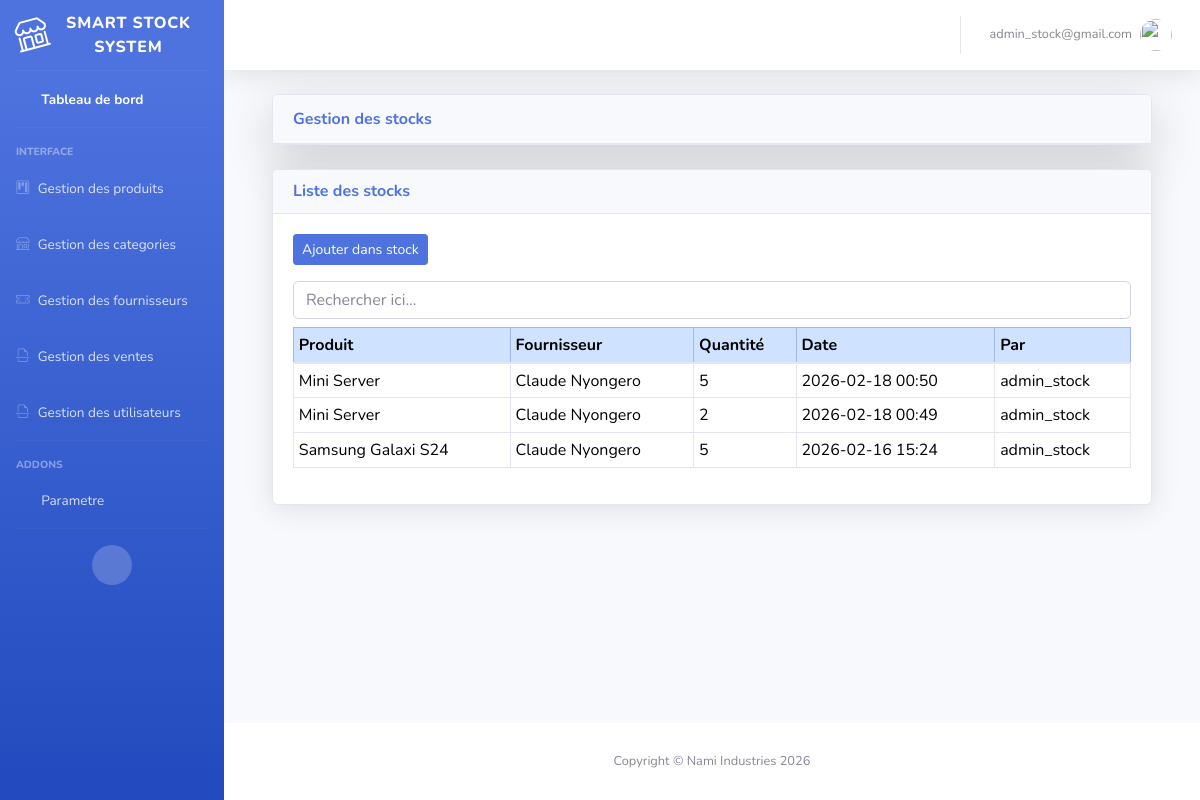
Page /smartstock-admin/stock-liste/ (signed in) on the committed database.
### stock/models.py (models this page shows, shortened)
class StockEntry(models.Model):
    product = models.ForeignKey(Product, on_delete=models.CASCADE)
    supplier = models.ForeignKey(Supplier, on_delete=models.SET_NULL, null=True)
    quantity = models.PositiveIntegerField()
    date = models.DateTimeField(auto_now_add=True)
    user = models.ForeignKey(User, on_delete=models.SET_NULL, null=True)  # qui a ajouté le stock

### products/models.py (models this page shows, shortened)
class Product(models.Model):
    name = models.CharField(max_length=200)
    category = models.ForeignKey(
        Category,
        on_delete=models.SET_NULL,
        null=True,
        blank=True,
        related_name="products"
    )
    purchase_price = models.DecimalField(max_digits=10, decimal_places=2)
    selling_price = models.DecimalField(max_digits=10, decimal_places=2)
    stock = models.IntegerField(default=0)
    minimum_stock = models.IntegerField(default=5)
    created_at = models.DateTimeField(auto_now_add=True)

### suppliers/models.py (models this page shows, shortened)
class Supplier(models.Model):
    name = models.CharField(max_length=200)
    phone = models.CharField(max_length=20, blank=True, null=True)
    email = models.EmailField(blank=True, null=True)
    address = models.TextField(blank=True, null=True)
    created_at = models.DateTimeField(auto_now_add=True)

### core/views.py (the view)
# urls.py: path('stock-liste/', views.stock_list, name='stock_list'),
@login_required
@role_required('Admin')
def stock_list(request):
    template = loader.get_template('stock_list.html')
    stocks = StockEntry.objects.select_related('product', 'supplier', 'user').order_by('-date')
    context = {
        'stocks':stocks
    }
    return HttpResponse(template.render(context, request))

### core/templates/stock_list.html (shortened to what this page needs)
{% extends 'base.html' %}
{% block content %}
{% load humanize %}
<div class="container-fluid">
    <div class="card mb-4 shadow-lg">
        <div class="card-header m-0 font-weight-bold text-primary">
            Gestion des stocks
        </div>
    </div>
    <div class="card shadow">
        <div class="card-header">
            <h6 class="m-0 font-weight-bold text-primary">
                Liste des stocks
            </h6>
        </div>
        <div class="card-body">
            <a href="{% url 'stock_create' %}" class="btn btn-primary btn-sm mb-3">
                Ajouter dans stock
            </a>
            <div class="table-responsive">
                <div class="input-group">
                   <input type="text" id="searchInput" class="form-control mb-2" placeholder="Rechercher ici...">
                </div>
                <table class="table table-sm table-bordered" id="dataTable">
                    <thead class="table-primary">
                        <tr>
                            <th>Produit</th>
                            <th>Fournisseur</th>
                            <th>Quantité</th>
                            <th>Date</th>
                            <th>Par</th>
                        </tr>
                    </thead>
                    <tbody>
                        {% for s in stocks %}
                        <tr>
                            <td>{{ s.product.name }}</td>
                            <td>{{ s.supplier.name }}</td>
                            <td>{{ s.quantity }}</td>
                            <td>{{ s.date|date:"Y-m-d H:i" }}</td>
                            <td>{{ s.user.username }}</td>
                        </tr>
                        {% empty %}
                        <tr>
                            <td colspan="5" class="text-center">Aucune entrée de stock</td>
                        </tr>
                        {% endfor %}
                    </tbody>
                </table>
            </div>
        </div>
    </div>
</div>
{% endblock %}

### core/templates/base.html (shortened to what this page needs)
{% load static %}
<!DOCTYPE html>
<html lang="en">
<head>
    {% load bootstrap5 %}
    {% bootstrap_css %}
    <link href="{% static 'vendor/fontawesome-free/css/all.min.css' %}" rel="stylesheet" type="text/css">
    <link rel="stylesheet"
href="https://cdn.jsdelivr.net/npm/bootstrap-icons@1.11.1/font/bootstrap-icons.css">
    <link href="{% static 'css/sb-admin-2.min.css' %}" rel="stylesheet">
</head>
<body id="page-top">
    <div id="wrapper">
        <ul class="navbar-nav bg-gradient-primary sidebar sidebar-dark accordion" id="accordionSidebar">
            <a class="sidebar-brand d-flex align-items-center justify-content-center">
                <div class="sidebar-brand-icon rotate-n-15">
                    <i class="bi bi-shop"></i>
                </div>
                <div class="sidebar-brand-text mx-3">Smart Stock System</div>
            </a>
            <hr class="sidebar-divider my-0">
            <li class="nav-item active">
                <a class="nav-link" href="{% url 'home' %}">
                    <i class="fas fa-fw fa-tachometer-alt"></i>
                    <span>Tableau de bord</span></a>
            </li>
            <hr class="sidebar-divider">
            <div class="sidebar-heading">
                Interface
            </div>
            <li class="nav-item">
                <a class="nav-link collapsed" href="" data-toggle="collapse" data-target="#collapseComponents" arial-expanded="true" aria-controls="collapseComponents">
                    <i class="bi bi-kanban"></i>
                    <span>Gestion des produits</span>
                </a>
            </li>
            <li class="nav-item">
                <a class="nav-link collapsed" href="#" data-toggle="collapse" data-target="#collapseUtilities"
                    aria-expanded="true" aria-controls="collapseUtilities">
                    <i class="bi bi-shop"></i>
                    <span>Gestion des categories</span>
                </a>
            </li>
            <li class="nav-item">
                <a class="nav-link collapsed" href="#" data-toggle="collapse" data-target="#collapseCondition"
                    aria-expanded="true" aria-controls="collapseCondition">
                    <i class="bi bi-ticket-perforated"></i>
                    <span>Gestion des fournisseurs</span>
                </a>
            </li>
            <li class="nav-item">
                <a class="nav-link collapsed" href="#" data-toggle="collapse" data-target="#collapseReclamation"
                    aria-expanded="true" aria-controls="collapseReclamation">
                    <i class="bi bi-file-earmark-break"></i>
                    <span>Gestion des ventes</span>
                </a>
            </li>
            <li class="nav-item">
                <a class="nav-link collapsed" href="#" data-toggle="collapse" data-target="#collapseUser"
                    aria-expanded="true" aria-controls="collapseUser">
                    <i class="bi bi-file-earmark-break"></i>
                    <span>Gestion des utilisateurs</span>
                </a>
            </li>
            <hr class="sidebar-divider">
            <div class="sidebar-heading">
                Addons
            </div>
            <li class="nav-item">
                <a class="nav-link collapsed" href="#" data-toggle="collapse" data-target="#collapsePages"
                    aria-expanded="true" aria-controls="collapsePages">
                    <i class="fas fa-fw fa-folder"></i>
                    <span>Parametre</span>
                </a>
            </li>
            <hr class="sidebar-divider d-none d-md-block">
            <div class="text-center d-none d-md-inline">
                <button class="rounded-circle border-0" id="sidebarToggle"></button>
            </div>
        </ul>
        <div id="content-wrapper" class="d-flex flex-column">
            <div id="content">
                <nav class="navbar navbar-expand navbar-light bg-white topbar mb-4 static-top shadow">
                    <ul class="navbar-nav ml-auto">
                        <li class="nav-item dropdown no-arrow">
                            <a class="nav-link dropdown-toggle" href="#" id="userDropdown" role="button"
                                data-toggle="dropdown" aria-haspopup="true" aria-expanded="false">
                                <span class="mr-2 d-none d-lg-inline text-gray-600 small">
                                    {% if user.is_authenticated %}
                                        <span>{{ user.email }}</span>
                                    {% endif %}
                                </span>
                                <img class="img-profile rounded-circle"
                                    src="img/undraw_profile.svg">
                            </a>
                        </li>
                    </ul>
                </nav>
                <div class="container-fluid">
                    {% block content %} {% endblock %}
                </div>
            </div>
            <footer class="sticky-footer bg-white">
                <div class="container my-auto">
                    <div class="copyright text-center my-auto">
                        <span>Copyright &copy; Nami Industries 2026</span>
                    </div>
                </div>
            </footer>
        </div>
    </div>
</body>
</html>

### rows in the picture
StockEntry: product.name "Mini Server", supplier.name "Claude Nyongero", quantity "5", date "2026-02-18 00:50", user.username "admin_stock"
StockEntry: product.name "Mini Server", supplier.name "Claude Nyongero", quantity "2", date "2026-02-18 00:49", user.username "admin_stock"
StockEntry: product.name "Samsung Galaxi S24", supplier.name "Claude Nyongero", quantity "5", date "2026-02-16 15:24", user.username "admin_stock"

### other values in the picture
{{ user.email }} "admin_stock@gmail.com"
